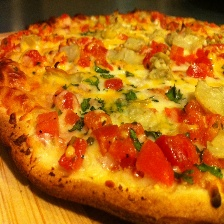
#> input picture mobile_back_apple/dev-resources/imagenet/ILSVRC2012_val_00000002.JPEG, 224 x 224 px; its folder holds 2 pictures in this run
$ python Resize224.py ../../../mobile_back_apple/dev-resources/imagenet out.png
#> lines starting #> are read from the running program, lines starting #| are printed output that depends on the picture
#!/bin/bash
# Copyright (c) 2020-2021 Qualcomm Innovation Center, Inc. All rights reserved.
#
# Licensed under the Apache License, Version 2.0 (the "License");
# you may not use this file except in compliance with the License.
# You may obtain a copy of the License at
#
#     http://www.apache.org/licenses/LICENSE-2.0
#
# Unless required by applicable law or agreed to in writing, software
# distributed under the License is distributed on an "AS IS" BASIS,
# WITHOUT WARRANTIES OR CONDITIONS OF ANY KIND, either express or implied.
# See the License for the specific language governing permissions and
# limitations under the License.
##########################################################################

from PIL import Image
import os

def center_crop(img):
  frac=0.875
  left = img.size[0]*((1-frac)/2)
  upper = img.size[1]*((1-frac)/2)
  right = img.size[0]-((1-frac)/2)*img.size[0]
  bottom = img.size[1]-((1-frac)/2)*img.size[1]
  img = img.crop((left, upper, right, bottom))
  return img

for f in os.listdir(os.sys.argv[1]):
  print(os.sys.argv[1]+"/"+f)
  img = Image.open(os.sys.argv[1]+"/"+f)
#> img is the input picture: PIL image 224x224 RGB; mean R, G, B 184.9, 104.5, 17.9
  # center crop
  img = center_crop(img)
#> in center_crop, `img = img.crop((left, upper, right, bottom))`:
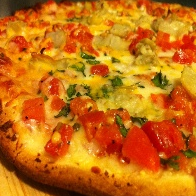
#> img: PIL image 196x196 RGB; mean R, G, B 198, 110.5, 17.9
  img = img.resize((384, 384), resample= Image.Resampling.BILINEAR)
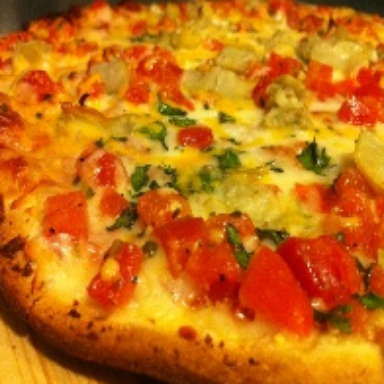
#> img: PIL image 384x384 RGB; mean R, G, B 198, 110.5, 17.9
  img.save(os.sys.argv[2]+"/"+f)
#> pass 2 of the loop `for f in os.listdir(os.sys.argv[1]):`:
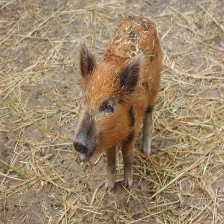
#> input picture mobile_back_apple/dev-resources/imagenet/ILSVRC2012_val_00000006.JPEG, 224 x 224 px
#> img is the input picture: PIL image 224x224 RGB; mean R, G, B 156.9, 135.3, 106.1
#> in center_crop (call 2), `img = img.crop((left, upper, right, bottom))`:
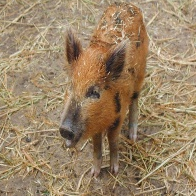
#> img: PIL image 196x196 RGB; mean R, G, B 155.3, 132.7, 102.9
#> `img = img.resize((384, 384), resample= Image.Resampling.BILINEAR)`:
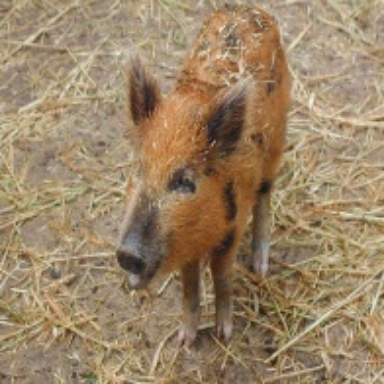
#> img: PIL image 384x384 RGB; mean R, G, B 155.3, 132.7, 102.9
